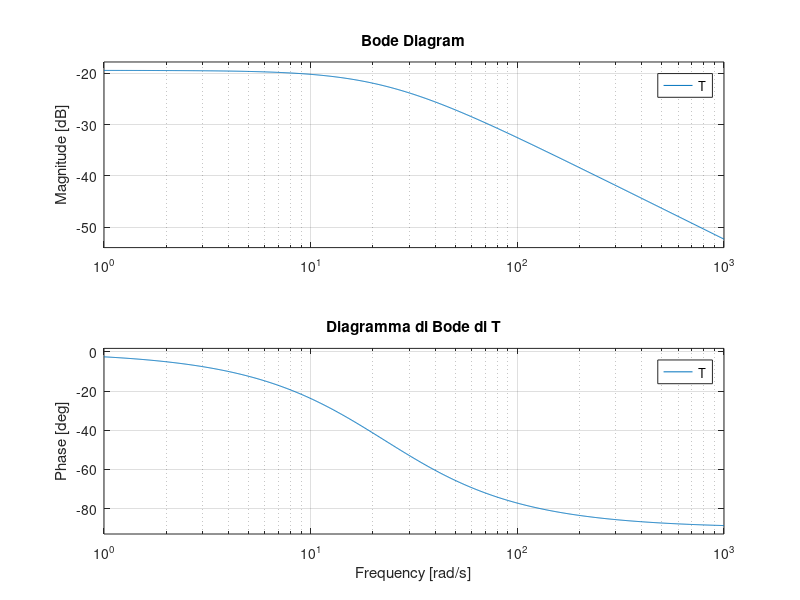
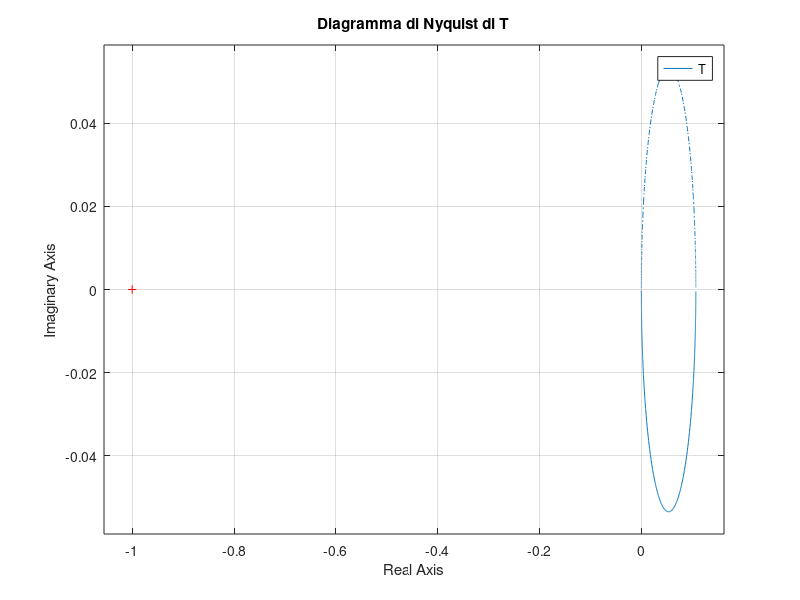
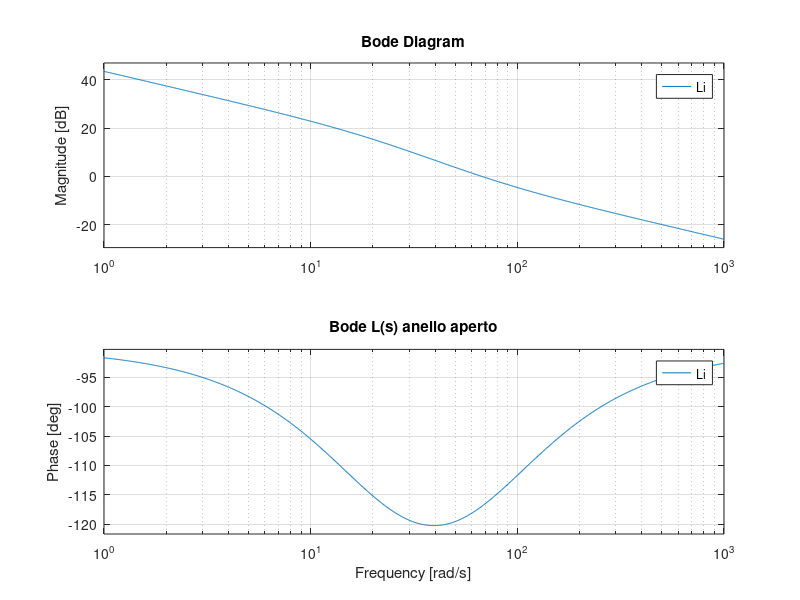
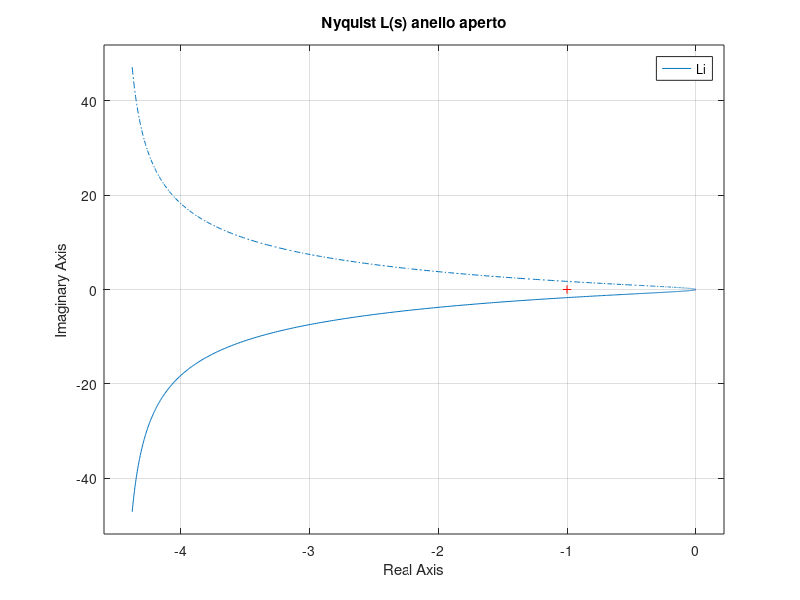

Reproduce these figures in MATLAB, in order.
clear all;
clc
%% 0) Parametri 
Kg = 3;% gain amplificatore

% Circuito LR
L = 412.5e-3; %[H] inductance of the coil
Rc = 10; %[ohm]
% nc = 2450; %number of coils
% lc = 0.0825; %[m] lenght of the coil
% rc = 0.008; %[m] coil radius
Rs = 1; %[ohm] current sense resistance
Rcal = 0.85; % calibration resistance gain

R = (Rc + Rs)* Rcal; %[ohm] total resistance
V_max = 24; %tensione massima in ingresso alla bobina
I_max = 3; % 3 A massimi in ingresso alla bobina


% Meccanica
km = 6.5308e-5; %[N-m^2/A^2] electromagnet force constant
r = 1.27e-2; %[m] steel ball radius
m = 0.068; %[kg] steel ball mass
%Tb = 0.014; %[m] steel ball travel
l = 0.0394; %[m] total lenght
g = 9.81; %[m/s^2] gravity
%mu_0 = pi*4e-7; %[H/m] magnetic permeability constant
Kb = 2.83e-3; %[m/V] ball position sensitivity


%% 1) Modello circuito LR
s = tf('s');
fprintf("T fdt circuito RL: \n");
wp = R/L;            % unico polo di T(s) calcolabile anche con funzione pole
T = 1/(s*L +R)
[numT, denT]   = tfdata(T, 'v');

p = pole(T);   % poli
fprintf("Polo RL: %f \n", p);
tau_RL = 1/abs(wp);
fprintf("Costante tempo RL: %f s \n", tau_RL);

figure
bode(T)
grid on
title('Diagramma di Bode di T')

figure
nyquist(T)
grid on
title('Diagramma di Nyquist di T')


% Validazione in frequenza
% alpha = [0.01 0.1 0.2 0.5 1 2]; % coefficients
% N = length(alpha);
% dati = zeros(N,5); % [omega, modulo, modulo_dB, fase_deg]
% 
% fprintf("[omega, modulo, modulo_dB, fase_deg, absolute_delta_t] \n");
% for k = 1:N
%     omega = wp * alpha(k);
%     Tj = evalfr(T, 1j*omega);
%     modulo = abs(Tj);
%     modulo_dB = 20*log10(modulo);
%     fase_rad = angle(Tj);
%     fase_deg = rad2deg(angle(Tj));
%     period = (2*pi) / omega;
%     absolute_delta_t = period * (fase_deg/360);
%     dati(k,:) = [omega, modulo, modulo_dB, fase_deg, absolute_delta_t];
% end
% disp(dati)


% 1.1) REGOLATORE RL
% Sintesi con metodo di BODE


% Sintesi diretta
wc = 5*wp;           % prova iniziale conservativa
wz = wp;             %cancellazione polo zero
% Kp = L* (wc/Kg);
% Ki = R* (wc/Kg);
Kp = 6.8573;
Ki = 470.5931;
fprintf("Anello corrente L_i = PI*T \n");
Ci  = Kp + Ki/s;
[numCi, denCi] = tfdata(Ci, 'v');

% 1.3) FDT ANELLO APERTO
Li = Ci * Kg * T;
[numLi, denLi] = tfdata(Li, 'v');
p_i = pole(Li)
z_i = zero(Li)
[gm, pm, wcg, wcp] = margin(Li);
fprintf("Gain margin=%f ,Phase margin=%f ,w_c=%f \n", gm, pm, wcp);

% Diagrammi
figure
bode(Li)
grid on
title('Bode L(s) anello aperto')

figure
nyquist(Li)
grid on
title('Nyquist L(s) anello aperto')

% 1.4) FDT ANELLO CHIUSO
fprintf("\n Hi fdt in retroazione \n");
Hi = Li/(1+Li);
Hi = minreal(Hi);
p = pole(Hi)
tau_Hi = 1/abs(p(1));
fprintf("Cosatnte di tempo RL controllato: %f \n", tau_Hi);


%% 2) Modello meccanico linearizzato
%Linearizzo attorno al punto di equilibrio
x1e = l/2 - r; % posizione di equilibrio a metà (piedistallo - inizio palla)
x2e = 0;
x3e = sqrt((m*g/km) * (x1e + 2*r -l)^2); % corrente di equilibrio ie(xe)

u_e = x3e * R;

k1 = (2 * km * x3e^2)/(m * (l -2*r -x1e)^3);
k2 = (2 * km * x3e)/(m * (l-2*r -x1e)^2);

% 2.1 - TF
fprintf("W fdt pallina: \n");
W = k2/(s^2 -k1)
[numW, denW]   = tfdata(W, 'v');

p = pole(W)   % poli
tau_W = 1/abs(p(1));
z = zero(W);   % zeri
fprintf("Costante di tempo pallina W: %f s\n", tau_W);


% 2.2 - Diagrammi
figure
bode(W)
grid on
title('Diagramma di Bode di W')

figure
nyquist(W)
grid on
title('Diagramma di Nyquist di W')


% 2.3 - Comparazione con controllo corrente
delta_x_max = (V_max - R*x3e) / (wcp*L*sqrt(m*g/km));
fprintf("\nMassima variazione di posizione controllabile da anello corrente: delta_x_max=%f m\n", delta_x_max);

%comparazione tra costanti di tempo
fprintf("TAU RL | TAU contr | TAU W \n");
fprintf("%f|%f|%f  ", tau_RL, tau_Hi, tau_W);
if (tau_Hi < tau_W)
    fprintf("PI ok: veloctà nel range");
end

 
% %Calcolo tramite state space representation
% % F = [0, 1;
% %     k1, 0];
% % 
% % G = [0; k2];
% % 
% % H = [1, 0];
% % 
% % system = ss(F, G, H, 0); 
% % W = tf(system)

%% Modello completo open loop senza controllori
% %State space representation dell'intero sistema
% % A = [0, 1, 0;
% %     k1, 0, k2;
% %     0, 0, -(R/L)];
% % 
% % B = [0;
% %      0;
% %      1/L];
% % 
% % C = [1, 0, 0];
% % 
% % D = 0;
% % sys_ss = ss(A,B,C,D);
% % G_ss = tf(sys_ss)
% 
% % Tramite le due TF a cascata
% G = T*W;
% [num, den] = tfdata(G, 'v');   % estrae numeratore e denominatore come vettori
% den0 = den(1);                 % coefficiente del termine di grado massimo
% 
% G = tf(num/den0, den/den0)
